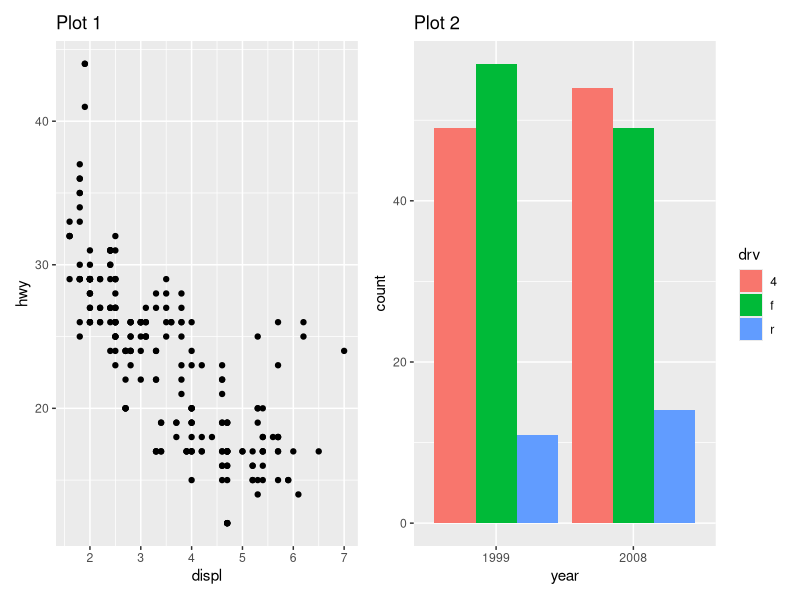
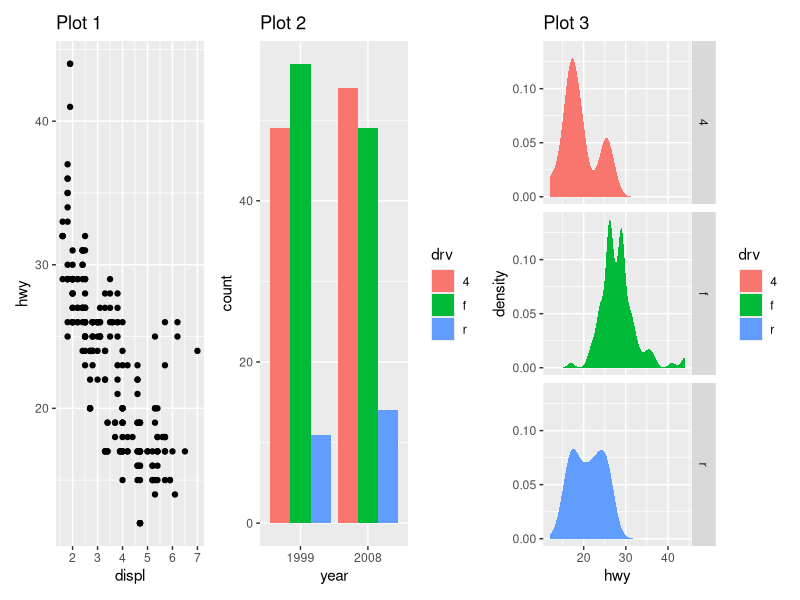
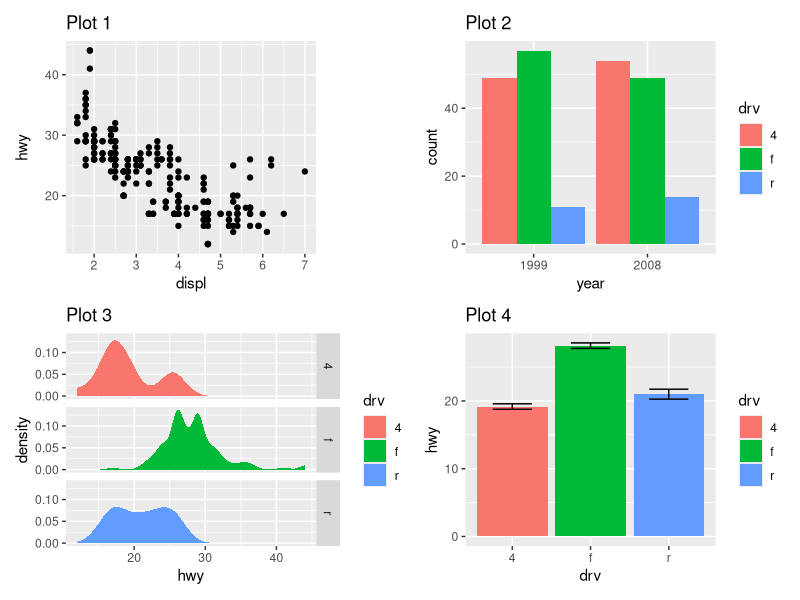
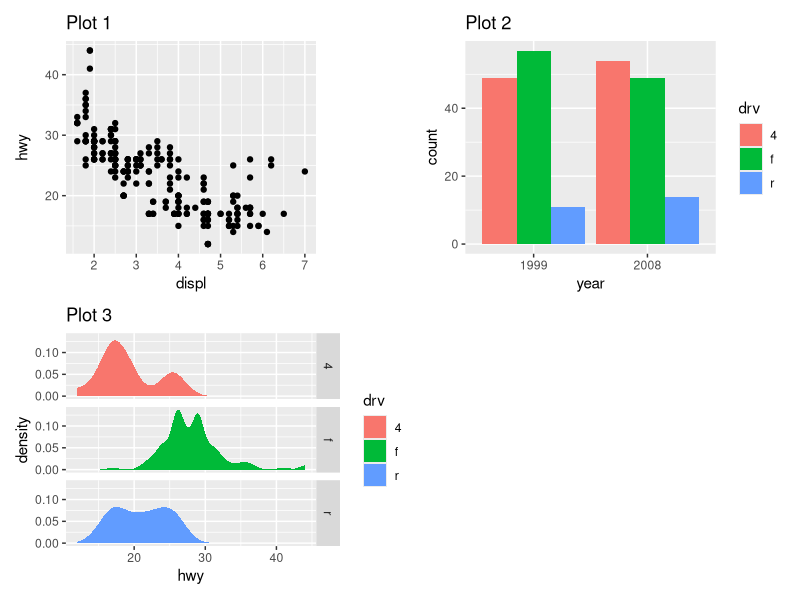
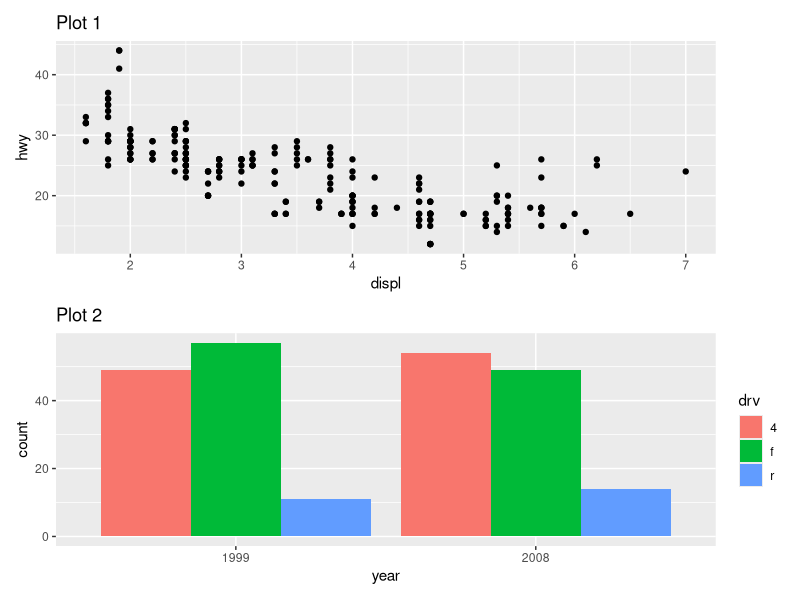
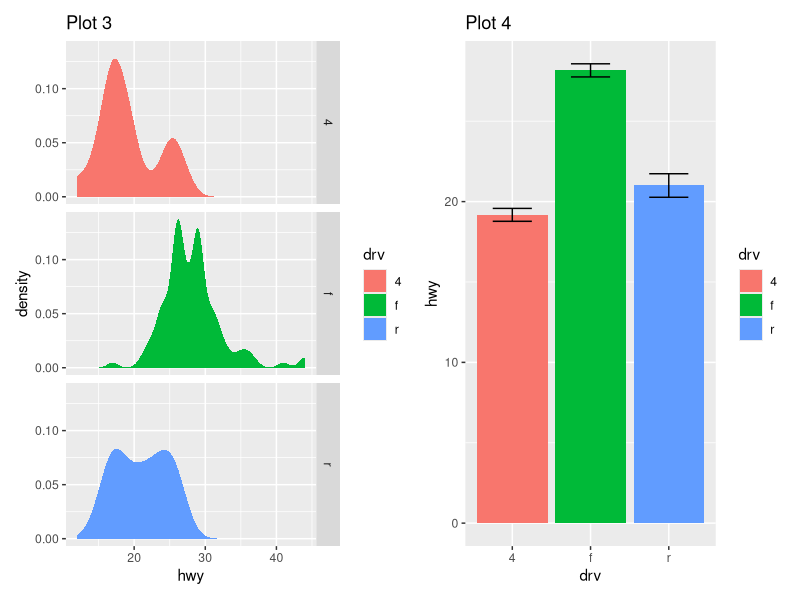
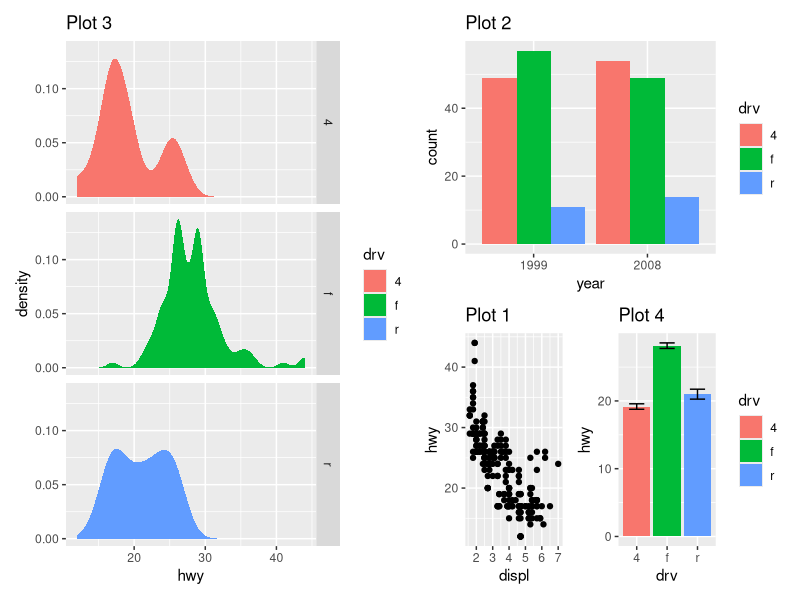
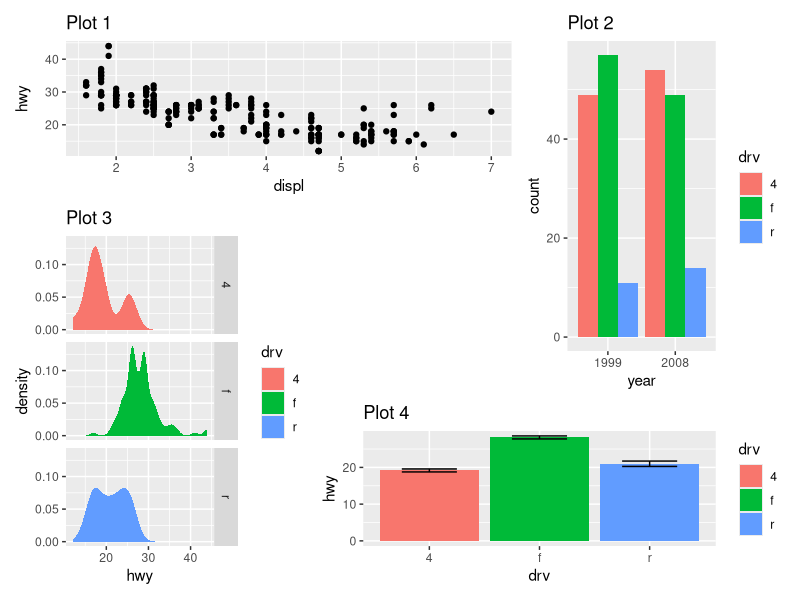

R code for these plots, in order: (Note: this script raises an error after producing the figures.)
## ---- chunk 1
knitr::opts_chunk$set(echo = TRUE)
## ---- chunk 2
library(patchwork)
library(tidyverse)
## ---- chunk 3
p1 <- mpg %>%
  ggplot(aes(displ, hwy)) + 
  geom_point() +
  labs(
    title = "Plot 1"
  )

p2 <- mpg %>%
  ggplot(aes(as.character(year), fill = drv)) + 
  geom_bar(position = "dodge") + 
  labs(
    title = "Plot 2",
    x = "year"
  )

p3 <- mpg %>%
  ggplot(aes(hwy, fill = drv)) + 
  geom_density(colour = NA) + 
  facet_grid(rows = vars(drv)) +
  labs(
    title = "Plot 3"
  )

p4 <- mpg %>% 
  ggplot(aes(drv, hwy)) + 
  stat_summary(
    aes(fill = drv),
    geom     = "col",
    fun.data = mean_se
  ) +
  stat_summary(
    geom     = "errorbar",
    fun.data = mean_se,
    width    = 0.5
  ) +
  labs(
    title = "Plot 4"
  )

p1 + p2

p1 + p2 + p3

p1 + p2 + p3 + p4
## ---- chunk 4
p1 + p2 + p3 +
  plot_layout(ncol = 2)

p1 / p2

# Basically the same as using `+` but the intent is clearer
p3 | p4

p3 | (p2 / (p1 | p4))
## ---- chunk 5
layout <- 
  "
AAB
C#B
CDD
"

p1 + p2 + p3 + p4 +
  plot_layout(design = layout)
## ---- chunk 6
p <- p1 + p2 + p3 + 
  plot_layout(ncol = 2, guides = "collect")
## ---- chunk 7
p

p +
  guide_area()
## ---- chunk 8
p12 <- p1 + p2

p12[[2]] <- p12[[2]] + 
  theme_light()
## ---- chunk 9
p12

p1 + p4 &
  theme_minimal()

p1 + p4 &
  scale_y_continuous(limits = c(0, 45))

# * will add the element to all the subplots in the current nesting level
p1 / (p3 | p4) *
  theme_minimal()
## ---- chunk 10
p34 <- p3 + p4 + 
  plot_annotation(
    title = "A closer look at the effect of drive train in cars",
    caption = "Source: mpg dataset in ggplot2"
  )
## ---- chunk 11
p34

p34 + 
  plot_annotation(theme = theme_gray(base_family = "mono"))

p34 & 
  theme_gray(base_family = "mono")
## ---- chunk 12
p123 <- p1 | (p2 / p3)
## ---- chunk 13
# Uppercase roman numerals
p123 + 
  plot_annotation(tag_levels = "I") 
## ---- chunk 14
p123[[2]] <- p123[[2]] + 
  plot_layout(tag_level = "new")
## ---- chunk 15
p123 + 
  plot_annotation(tag_levels = c("I", "a"))
## ---- chunk 16
p1 + 
  inset_element(
    p2,
    left   = 0.5,
    bottom = 0.4,
    right  = 0.9,
    top    = 0.95)

p1 + 
  inset_element(
    p2, 
    left     = 0.4, 
    bottom   = 0.4, 
    right    = unit(1, "npc") - unit(15, "mm"), 
    top      = unit(1, "npc") - unit(15, "mm"),
    align_to = "full"
  )
## ---- chunk 17
p24 <- p2 / p4 +
  plot_layout(guides = "collect")
## ---- chunk 18
p1 +
  inset_element(
    p24,
    left   = 0.5,
    bottom = 0.05,
    right  = 0.95,
    top    = 0.9
  )
## ---- chunk 19
p12 <- p1 +
  inset_element(
    p2,
    left   = 0.5,
    bottom = 0.5,
    right  = 0.9,
    top    = 0.95
  )
## ---- chunk 20
p12 &
  theme_bw()

p12 +
  plot_annotation(tag_levels = "A")
## ---- chunk 21
library(cowplot)

# the plot
p <- iris %>% 
  ggplot(aes(Sepal.Length, Sepal.Width, color = Species)) +
  geom_point()

# default ggplot2 theme
p

# classic cowplot theme
p +
  theme_cowplot(12)

# minimal grid theme
p +
  theme_minimal_grid(12)

# minimal horizontal grid theme
p2 <- iris %>%
  ggplot(aes(Sepal.Length, fill = Species)) +
  geom_density(alpha = 0.5) +
  scale_y_continuous(expand = expansion(mult = c(0, 0.05)))

p2 +
  theme_minimal_hgrid(12)



## ---- chunk 22
p1 <- mtcars %>%
  ggplot(aes(disp, mpg)) +
  geom_point()

p2 <- mtcars %>%
  ggplot(aes(qsec, mpg)) +
  geom_point()

plot_grid(p1, p2, labels = c('A', 'B'), label_size = 12)

p3 <- ~plot(mtcars$qsec, mtcars$mpg)

plot_grid(p1, p3, labels = c('A', 'B'), label_size = 12)
## ---- chunk 23
p4 <- mtcars %>% 
  ggplot(aes(disp, mpg)) +
  geom_point(size = 1.5, color = "blue") +
  theme_cowplot(12)

logo_file <- system.file("extdata", "logo.png", package = "cowplot")

ggdraw(p4) +
  draw_image(
    logo_file,
    x     = 1,
    y     = 1,
    hjust = 1,
    vjust = 1,
    width = 0.13,
    height = 0.2
  )

ggdraw() + 
  draw_image(logo_file, scale = 0.5) +
  draw_plot(p4)
## ---- chunk 24
library(ggpubr)

set.seed(1234)

wdata <- tibble(
  sex    = factor(rep(c("F", "M"), each = 200)),
  weight = c(rnorm(200, 55), rnorm(200, 58)))

wdata %>% 
  ggdensity(
    x       = "weight",
    add     = "mean",
    rug     = TRUE,
    color   = "sex",
    fill    = "sex",
    palette = c("#00AFBB", "#E7B800")
  )

wdata %>% 
  gghistogram(
    x       = "weight",
    add     = "mean",
    rug     = TRUE,
    color   = "sex",
    fill    = "sex",
    palette = c("#00AFBB", "#E7B800")
  )
## ---- chunk 25
tbl <- ToothGrowth

p <- tbl %>% 
  ggboxplot(
    x       = "dose",
    y       = "len",
    color   = "dose",
    palette = c("#00AFBB", "#E7B800", "#FC4E07"),
    add     = "jitter",
    shape   = "dose"
  )

p

# Add p-values comparing groups
my_comparisons <- list( c("0.5", "1"), c("1", "2"), c("0.5", "2") )

p +
  # Add pairwise comparisons p-value
  stat_compare_means(comparisons = my_comparisons) + 
  # Add global p-value
  stat_compare_means(label.y = 50)
## ---- chunk 26
tbl %>% 
  ggviolin(
    x         = "dose",
    y         = "len",
    fill      = "dose",
    palette   = c("#00AFBB", "#E7B800", "#FC4E07"),
    add       = "boxplot", 
    add.params = list(fill = "white")
  ) +
  # Add significance levels
  stat_compare_means(comparisons = my_comparisons, label = "p.signif") + 
  # Add global the p-value
  stat_compare_means(label.y = 50)
## ---- chunk 27
tbl <- mtcars %>% 
  as_tibble(rownames = "rowname") %>% 
  rename("name" = "rowname") %>% 
  mutate(cyl = as.factor(cyl))

tbl
## ---- chunk 28
tbl %>% 
  ggbarplot(
    x              = "name",
    y              = "mpg",
    fill           = "cyl",
    color          = "white",
    palette        = "jco",         
    sort.val       = "asc",
    sort.by.groups = FALSE,
    rotate         = TRUE
  )

tbl %>% 
  ggbarplot(
    x              = "name",
    y              = "mpg",
    fill           = "cyl",
    color          = "white",
    palette        = "jco",         
    sort.val       = "asc",
    sort.by.groups = TRUE,
    rotate         = TRUE
  )
## ---- chunk 29
# Calculate the z-score of the mpg data
tbl2 <- tbl %>%
  mutate(
    mpg_z   = (mpg - mean(mpg)) / sd(mpg),
    mpg_grp = case_when(
      mpg_z < 0 ~ "low",
      TRUE      ~ "high"
    ) %>% 
      as_factor() %>%
      fct_relevel("low", "high")
  )

tbl2
## ---- chunk 30
tbl2 %>% 
  ggbarplot(
    x              = "name",
    y              = "mpg_z",
    fill           = "mpg_grp",
    color          = "white",
    palette        = "jco",       
    sort.val       = "asc",
    sort.by.groups = FALSE,
    ylab           = "MPG z-score",
    xlab           = FALSE,
    legend.title   = "MPG Group",
    rotate         = TRUE
  )

tbl2 %>% 
  ggbarplot(
    x              = "name",
    y              = "mpg_z",
    fill           = "mpg_grp",
    color          = "white",
    palette        = "jco",       
    sort.val       = "asc",
    sort.by.groups = FALSE,
    ylab           = "MPG z-score",
    xlab           = FALSE,
    legend.title   = "MPG Group",
    rotate         = TRUE,
    ggtheme        = theme_minimal()
  )
## ---- chunk 31
tbl %>% 
  ggdotchart(
    x              = "name",
    y              = "mpg",
    color          = "cyl",
    palette        = c("#00AFBB", "#E7B800", "#FC4E07"),
    sorting        = "descending",
    add            = "segments",  
    ggtheme        = theme_pubr(),
    rotate         = TRUE
  )

tbl %>% 
  ggdotchart(
    x              = "name",
    y              = "mpg",
    color          = "cyl",
    palette        = c("#00AFBB", "#E7B800", "#FC4E07"),
    sorting        = "descending",
    add            = "segments",
    rotate         = TRUE,
    group          = "cyl",
    dot.size       = 6,
    label          = round(tbl$mpg),
    font.label     = list(color = "white", size = 9, vjust = 0.5),
    ggtheme        = theme_pubr()
  )

tbl2 %>% 
  ggdotchart(
    x              = "name",
    y              = "mpg_z",
    color          = "cyl",
    palette        = c("#00AFBB", "#E7B800", "#FC4E07"),
    sorting        = "ascending",
    add            = "segments",
    add.params     = list(color = "lightgray", size = 2),
    rotate         = TRUE,
    group          = "cyl",
    dot.size       = 8,
    label          = round(tbl2$mpg_z, 1),
    font.label     = list(color = "white", size = 9, vjust = 0.5),
    ggtheme        = theme_pubr()
  ) +
  geom_hline(yintercept = 0, linetype = 2, color = "lightgray")

tbl %>%
  ggdotchart(
    x              = "name",
    y              = "mpg",
    color          = "cyl",
    palette        = c("#00AFBB", "#E7B800", "#FC4E07"),
    sorting        = "descending",
    rotate         = TRUE,
    dot.size       = 2,
    y.text.col     = TRUE,
    ggtheme        = theme_pubr()
  ) +
  theme_cleveland()

## ---- chunk 32
p1 <- mtcars %>%
  ggplot(aes(mpg, disp)) + 
  geom_point() + 
  ggtitle('Plot 1')

p2 <- mtcars %>%
  ggplot(aes(gear, disp, group = gear)) +
  geom_boxplot() +
  ggtitle('Plot 2')

p3 <- mtcars %>% 
  ggplot(aes(hp, wt, colour = mpg)) + 
  geom_point() +
  ggtitle('Plot 3')

p4 <- mtcars %>%
  ggplot(aes(gear)) + 
  geom_bar() + 
  facet_wrap(vars(cyl)) + 
  ggtitle('Plot 4')
## ---- chunk 33
library(grid)
library(gridExtra)

p1 + 
  textGrob('Some really important text')


wrap_elements(textGrob('Text on left side')) + p1

p1 +
  tableGrob(mtcars[1:10, c('mpg', 'disp')])
## ---- chunk 34
# 1
p1 + 
  ~plot(mtcars$mpg, mtcars$disp, main = 'Plot 2')

# 2
old_par <- par(mar = c(0, 2, 0, 0), bg = NA)

p1 +
  wrap_elements(panel = ~plot(mtcars$mpg, mtcars$disp), clip = FALSE)

par(old_par)

old_par <- par(mar = c(0, 0, 0, 0), mgp = c(1, 0.25, 0), 
               bg = NA, cex.axis = 0.75, las = 1, tcl = -0.25)

# 3
p1 + 
  wrap_elements(panel = ~plot(mtcars$mpg, mtcars$disp), clip = FALSE) +
  ggtitle('Plot 2') +
  theme(plot.margin = margin(5.5, 5.5, 5.5, 35))

par(old_par)
## ---- chunk 35
p1 + 
  plot_spacer() +
  p2 + 
  plot_spacer() + 
  p3 + 
  plot_spacer()

# Spacers in separate nesting levels may have different dimensions
(p1 + plot_spacer() + p2) / (plot_spacer() + p3 + plot_spacer())
## ---- chunk 36
layout <- c(
  area(t = 2, l = 1, b = 5, r = 4),
  area(t = 1, l = 3, b = 3, r = 5)
)

p1 + p2 + 
  plot_layout(design = layout)
## ---- chunk 37
layout <- '
A#B
#C#
D#E
'

wrap_plots(
  D      = p1,
  C      = p2,
  B      = p3,
  design = layout
)
## ---- chunk 38
p_fixed <- mtcars %>% 
  ggplot(aes(hp, disp)) + 
  geom_point() + 
  ggtitle("Plot F") + 
  coord_fixed()

p_fixed + p1 + p2 + p3

p_fixed + p1 + p2 + p3 +
  plot_layout(widths = 1)
## ---- chunk 39
p3_dims    <- get_dim(p3)
p1_aligned <- set_dim(p1, p3_dims)
## ---- chunk 40
plot(p1_aligned)

p1_aligned +
  theme_minimal()

plot(p3)
## ---- chunk 41
max_dims <- get_max_dim(p1, p2, p3, p4)
## ---- chunk 42
set_dim(p4, max_dims)

set_dim(p2, max_dims)
## ---- chunk 43
plots_aligned <- align_patches(p1, p2, p3, p4)
## ---- chunk 44
for (p in plots_aligned) {
  plot(p)
}
